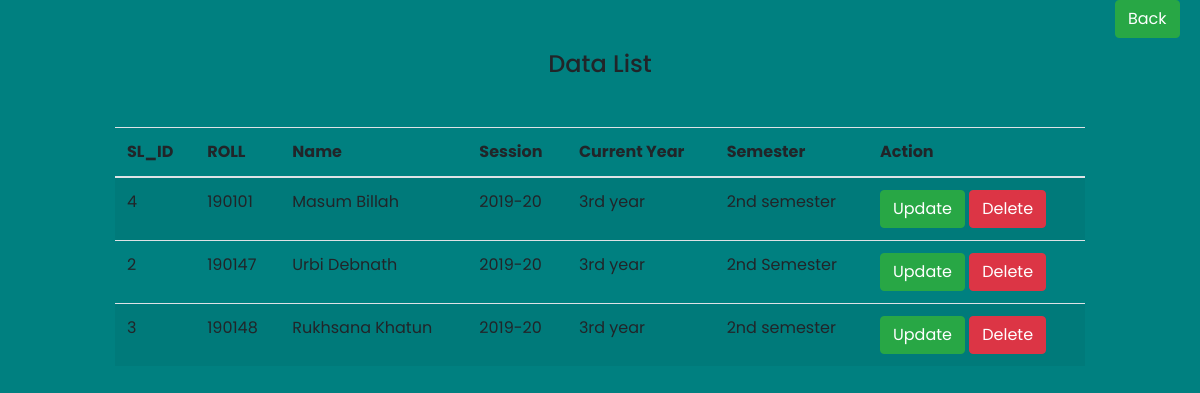
The page /show.php on the database its author committed.
### tables this page shows
CREATE TABLE `student` (
  `SL_ID` int(11) NOT NULL,
  `Roll` int(20) NOT NULL,
  `Name` varchar(100) NOT NULL,
  `Session` varchar(100) NOT NULL,
  `Current_Year` varchar(100) NOT NULL,
  `Semester` varchar(100) NOT NULL
);

### OOP.php (called while the page is built, shortened)
<?php
class Connection{
public $host = "localhost";
public $user = "root";
public $password = "";
public $db_name = "test";
public function __construct(){
    $this->conn = mysqli_connect($this->host, $this->user, $this->password, $this->db_name);
}
}
class Homepage extends Connection{
    public function show(){
        $sql = "SELECT `SL_ID`, `Roll`, `Name`, `Session`, `Current_Year`, `Semester` FROM `student`";
   $result =  mysqli_query($this->conn, $sql);
   return $result;
    }
}
?>

### show.php (the view, shortened to what this page needs)
<?php
require 'OOP.php';
$home = new Homepage();
$result = $home->show();
?>
<div class="container " style="background-color : teal; height : 100vh; max-width: 1300px;">
    <div class="row">
        <div class="col-sm-1"></div>
        <div class="col-sm-10">
            <h4 style="text-align:center; padding-top : 50px;">Data List</h4>
        <table class="table table-striped mt-5">
            <thead>
                <th>SL_ID</th>
                <th>ROLL</th>
                <th>Name</th>
                <th>Session</th>
                <th>Current Year</th>
                <th>Semester</th>
               <th>Action</th>
                </thead>
                <tbody>
        <?php
        if($result ==TRUE){
           while($rows = mysqli_fetch_assoc($result)){?>
<tr>
<td><?php echo $rows['SL_ID'];?></td>
<td><?php echo $rows['Roll'];?></td>
<td><?php echo $rows['Name'];?></td>
<td><?php echo $rows['Session'];?></td>
<td><?php echo $rows['Current_Year'];?></td>
<td><?php echo $rows['Semester'];?></td>
<td> <a href="update.php?id=<?php echo $rows['SL_ID'];?>" class="btn btn-success text-white">Update</a>
<a href="delete.php?id=<?php echo $rows['SL_ID'];?>" class="btn btn-danger text-white">Delete</a>
           </td>
</tr>
           <?php }
        }
        ?>
                </tbody>
    </table>
        </div>
        <div class="col-sm-1">
            <a href="index.php" class="btn btn-success text-white">Back</a>
        </div>
    </div>
</div>

### exam.css (style rules this page uses)
* { margin : 0px 0px; padding: 0px 0px; box-sizing: border-box; }
.container { max-width: 1360px; font-family: "Poppins", 'Segoe UI', Tahoma, Geneva, Verdana, sans-serif; background-color : teal; height : 100vh; overflow: scroll; }

### rows shown on the page
student: SL_ID "4", Roll "190101", Name "Masum Billah", Session "2019-20", Current_Year "3rd year", Semester "2nd semester"
student: SL_ID "2", Roll "190147", Name "Urbi Debnath", Session "2019-20", Current_Year "3rd year", Semester "2nd Semester"
student: SL_ID "3", Roll "190148", Name "Rukhsana Khatun", Session "2019-20", Current_Year "3rd year", Semester "2nd semester"
